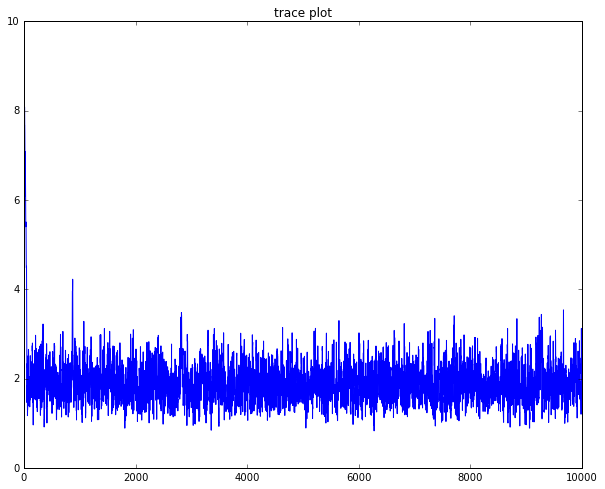

The Python source for this figure:
import numpy as np
import matplotlib.pyplot as plt
% matplotlib inline
import pandas as pd

y = q1.values[:, 1]
def pos(sigma):
    return np.exp(sigma*np.dot(y, y)/(2*(sigma + 1)) - sum(y)/2) / (sigma*(np.sqrt(2*np.pi * (sigma + 1)))**100)

np.random.seed(1234)
samples = [10]
for i in range(10000):
    u = np.random.uniform()
    propose = samples[-1] + np.random.normal(scale = 0.5)
    prob = min(1, pos(propose)/pos(samples[-1]))
    
    if prob < u:
        samples.append(samples[-1])
    else:
        samples.append(propose)

plt.figure(figsize = (10, 8))
plt.title("trace plot")
plt.plot(samples)
plt.show()
